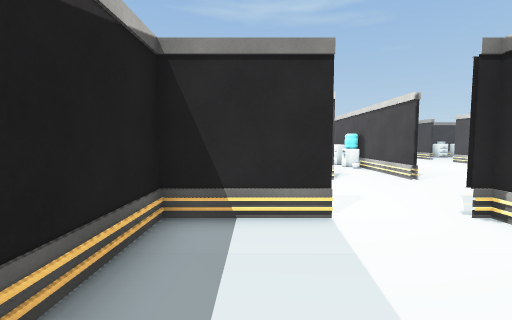
[1] (above)

24 first-person views from a walk through a 3-D level made in the Unity game engine. The camera is 1.3 m above the floor, tilts 4° down and sees 90° across. Doors are open. The floor is counted in squares, 1 m on a side. Each view is taken from the middle of a square. On the plan, view 1 faces up. The plan holds only what a view shows up to about 13 squares ahead; the rest is blank. The player character is not drawn. Some animated figures are not drawn.

[2]
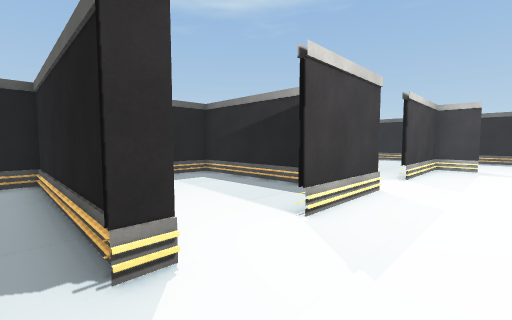

[3]
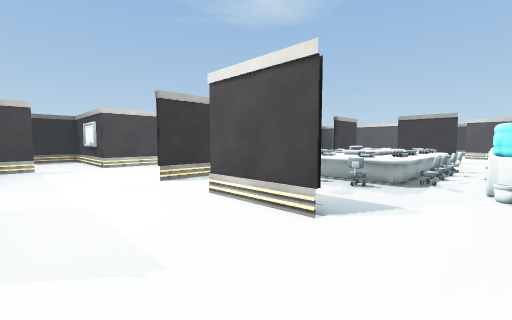

[4]
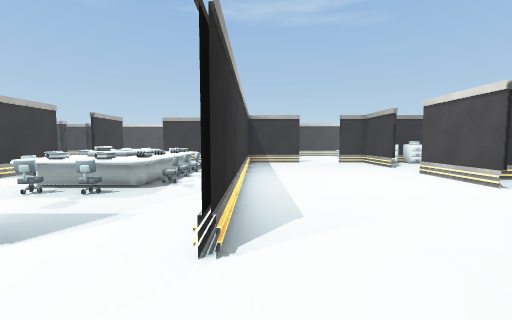

[5]
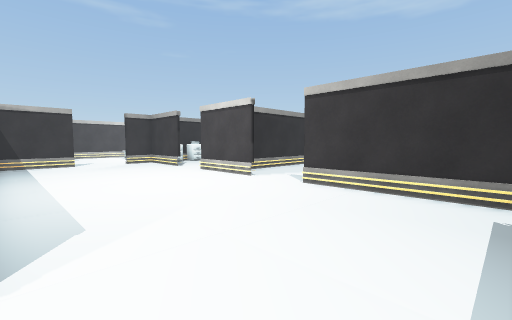

[6]
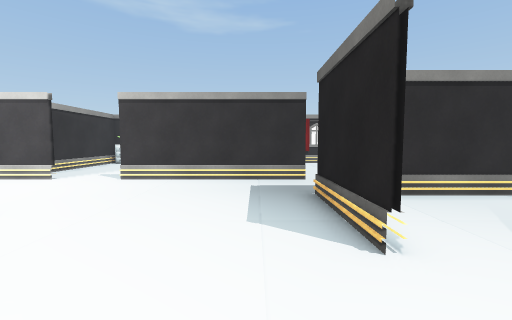

[7]
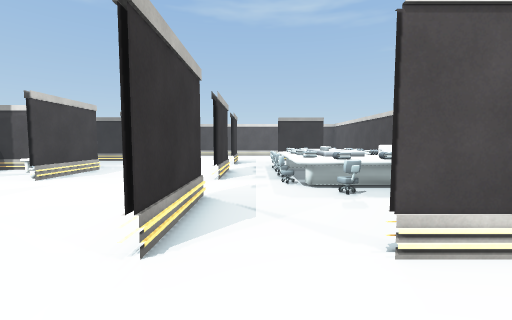

[8]
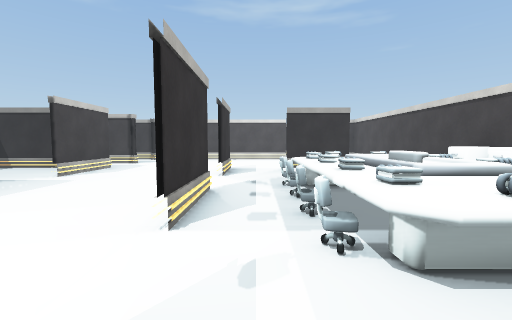

[9]
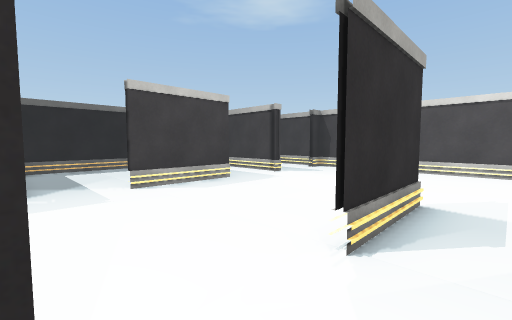

[10]
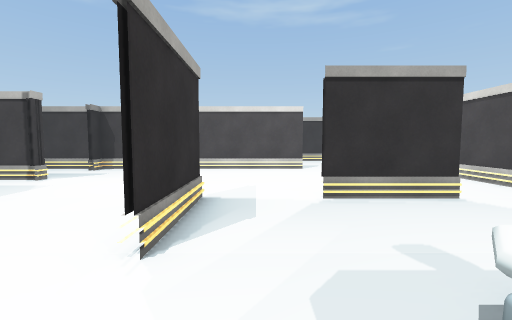

[11]
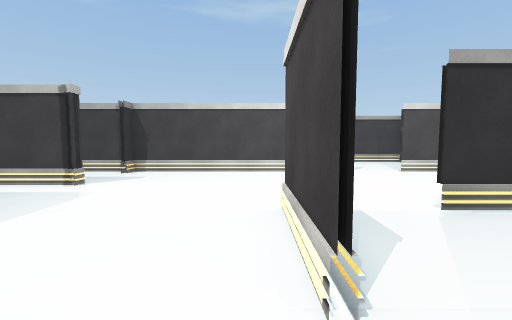

[12]
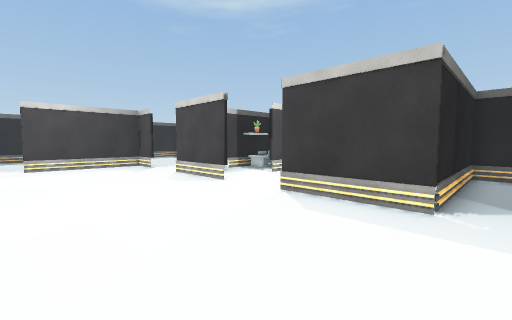

[13]
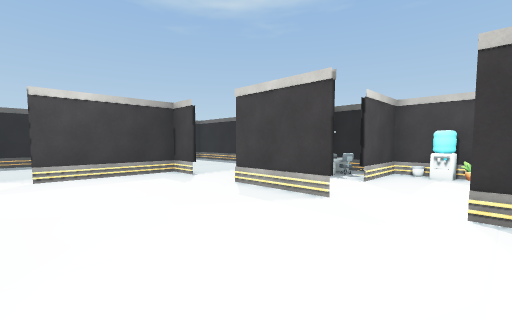

[14]
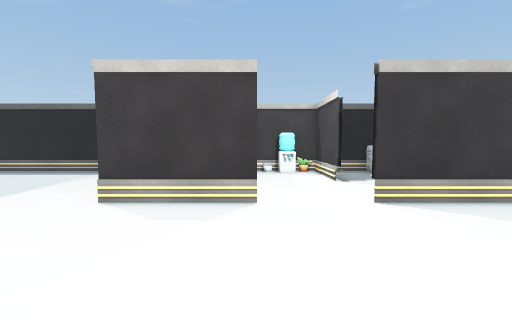

[15]
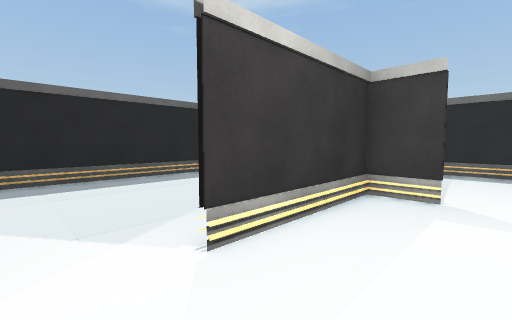

[16]
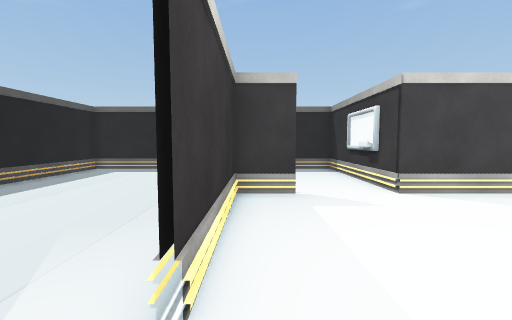

[17]
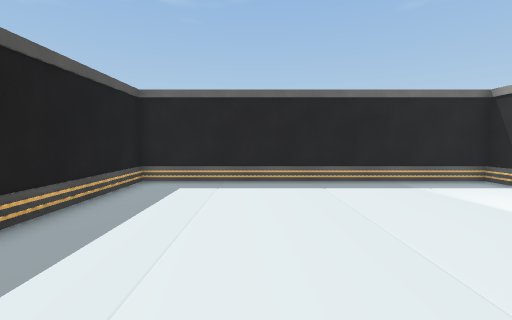

[18]
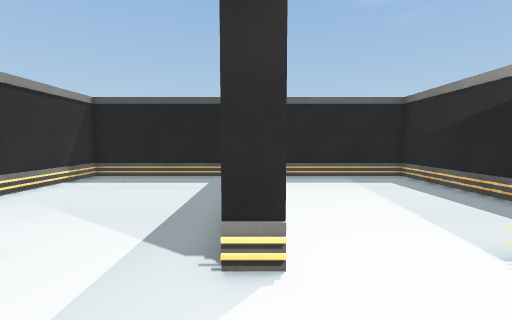

[19]
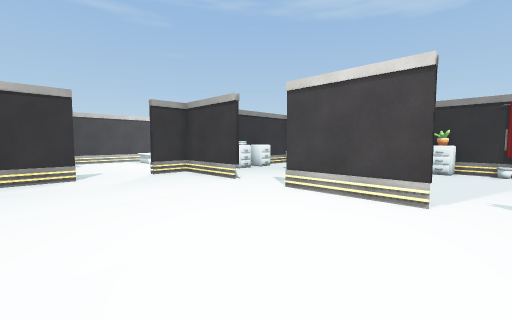

[20]
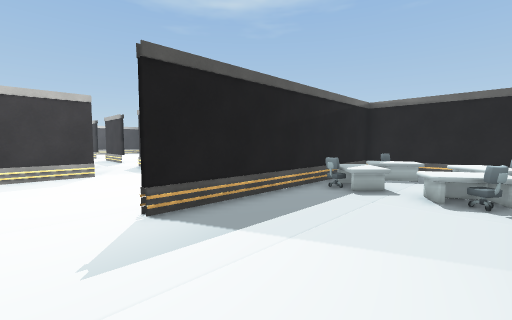

[21]
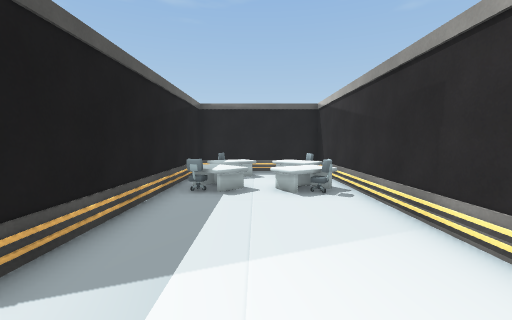

[22]
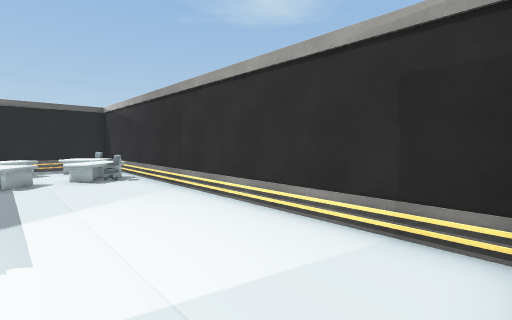

[23]
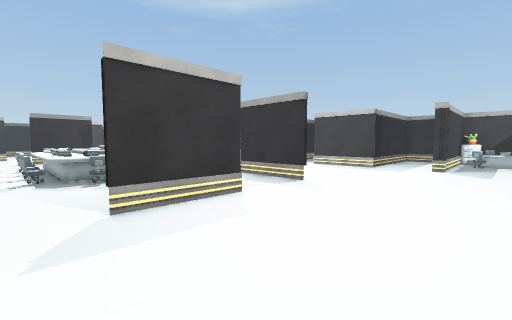

[24]
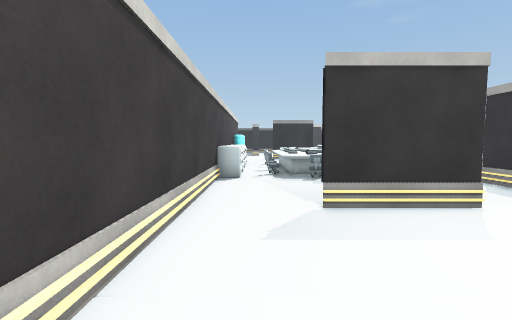

### Floor plan
Points are (right, up) in squares from view 1. A wall is a line through its corners. A room is listed if a view was taken in it or the views show most of it. See-through windows are left out.
Room 1 (view 1)
walls: (1.4, 4.4) (-1.6, 4.4) (-1.6, -2.9); (-2, -2.8) (4, -2.8)
ways out: open door at (2.5, 4) to room 2
Room 2 (views 2, 3, 4, 5, 6, 7, 8, 9, 10, 11, 12, 13, 14, 15, 16, 18, 19, 20, 21, 22, 23, 24)
walls: (-3.3, 18.1) (-3.3, 14.6); (5.4, 19.1) (5.4, 27.7); (-3.4, 20.6) (-3.4, 24.1); (2.8, 23.9) (-0.5, 23.9); (-0.5, 24) (2.8, 24); (5.5, 13.6) (5.5, 8.7); (-3.3, 12.2) (-3.3, 8.6); (-3.3, 24.1) (-3.3, 20.6); (8.8, 22.3) (5.9, 22.3); (2.8, 8.8) (-0.5, 8.8); (5.4, 8.7) (5.4, 12.2); (-9.5, 18) (-9.5, 14.5); (12.9, 18.7) (12.9, 22.3) (11.2, 22.3); (-9.5, 12.1) (-9.5, 10.5); (-9.5, 24.1) (-9.5, 20.5); (0.4, 30.4) (-5.5, 30.4); (4.2, 30.4) (2.4, 30.4); (12.9, 13) (12.9, 16.6); (3.6, 4.5) (4.2, 4.5); (-2.2, 4.5) (1.4, 4.5); (-9.5, 27.1) (-9.5, 26.5); (-5.5, 30.5) (0.4, 30.5); (6.8, 4.5) (10.5, 4.5); (-9.5, 6.1) (-9.5, 4.5) (-4.6, 4.5); (12.9, 4.2) (12.9, 10.7); (5.1, 35.8) (-9.5, 35.8) (-9.5, 29.5)
ways out: open door at (2.5, 4) to room 1; open door at (-9.5, 7) to room 3; open door at (-3, 4) to room 3; open door at (6, 4) to room 4; open door at (-9.5, 19) to room 5; open door at (-10.5, 13) to room 6; opening at (-9, 17); open door at (-9.5, 26.5); open door at (-3, 13); open door at (-3, 19); open door at (-2, 9); open door at (-2, 24); open door at (1.8, 30.4); open door at (4, 9); open door at (4, 24); open door at (10, 22); open door at (12, 4); open door at (13, 12); open door at (13, 18)
objects: other object (-10, 9) to (-10, 10); desk (-8, 31) to (-7, 33); other object (-8, 32); desk (-8, 34) to (-7, 35); other object (-8, 35); desk (-6, 31) to (-5, 33); desk (-6, 34) to (-4, 35); chair (-5, 31); chair (-5, 35); other object (-1, 13); chair (-1, 14); chair (-1, 15) to (-1, 16); chair (-1, 17); chair (-1, 18) to (-1, 19); chair (0, 12); other object (0, 13) to (1, 13); other object (0, 14); other object (0, 15) to (0, 16); other object (0, 17); other object (0, 18) to (0, 19); other object (1, 14); other object (1, 15) to (1, 18); other object (1, 19); chair (2, 12); other object (2, 13); other object (2, 14); other object (2, 15) to (2, 16); other object (2, 17); other object (2, 18) to (3, 18); other object (2, 19); chair (2, 20); other object (3, 13); chair (3, 14); chair (3, 15); other object (3, 16); other object (3, 17); chair (3, 19); other object (5, 13) to (5, 14); other object (5, 15); other object (5, 16) to (5, 17); cabinet (5, 18); cabinet (5, 19) to (5, 20)
Room 3 (view 17)
walls: (-14.4, 8.8) (-15.5, 8.8); (-15.5, 8.6) (-15.5, -2.8) (-2, -2.8); (-15.5, 12) (-15.5, 8.9)
low walls: (-12.5, 8.6) (-15.5, 8.6); (-12.4, 8.8) (-13.5, 8.8)
ways out: open door at (-9.5, 7) to room 2; open door at (-3, 4) to room 2
objects: desk (-15, 10); chair (-14, 10); desk (-13, 10); other object (-12, 8) to (-11, 9)
Room 4 (no view inside)
walls: (4.2, 4.5) (4.2, -2.9); (4, -2.8) (10.2, -2.8) (10.2, 2.5)
ways out: open door at (6, 4) to room 2
Room 5 (no view inside)
walls: (-15.5, 22.5) (-15.5, 18) (-12.4, 18); (-12.1, 23.9) (-14.9, 23.9)
ways out: open door at (-9.5, 19) to room 2
Room 6 (no view inside)
walls: (-12.2, 14.7) (-15.5, 14.7) (-15.5, 12); (-12.2, 14.8) (-15.5, 14.8); (-15.5, 11.6) (-12.2, 11.6)
ways out: open door at (-10.5, 13) to room 2
objects: other object (-15, 13); other object (-15, 14)

Where each view was taken, in squares from view 1:
view 1: 0 up, 0 right, facing up
view 2: 7 up, 5 right, facing down-left
view 3: 5 up, 5 right, facing up-left
view 4: 6 up, 6 right, facing up
view 5: 6 up, 6 right, facing up-right
view 6: 6 up, 4 right, facing right
view 7: 6 up, 2 left, facing up
view 8: 11 up, 2 left, facing up
view 9: 18 up, 2 left, facing up-left
view 10: 18 up, 2 left, facing up
view 11: 19 up, 4 left, facing up
view 12: 19 up, 4 left, facing down-left
view 13: 15 up, 4 left, facing down-left
view 14: 12 up, 4 left, facing left
view 15: 7 up, 3 left, facing down-left
view 16: 5 up, 3 left, facing left
view 17: 1 up, 7 left, facing left
view 18: 7 up, 4 right, facing down
view 19: 12 up, 7 right, facing up-right
view 20: 35 up, 2 right, facing down-left
view 21: 33 up, 2 right, facing left
view 22: 32 up, 5 right, facing up-left
view 23: 29 up, 4 right, facing down-left
view 24: 29 up, 4 right, facing down
